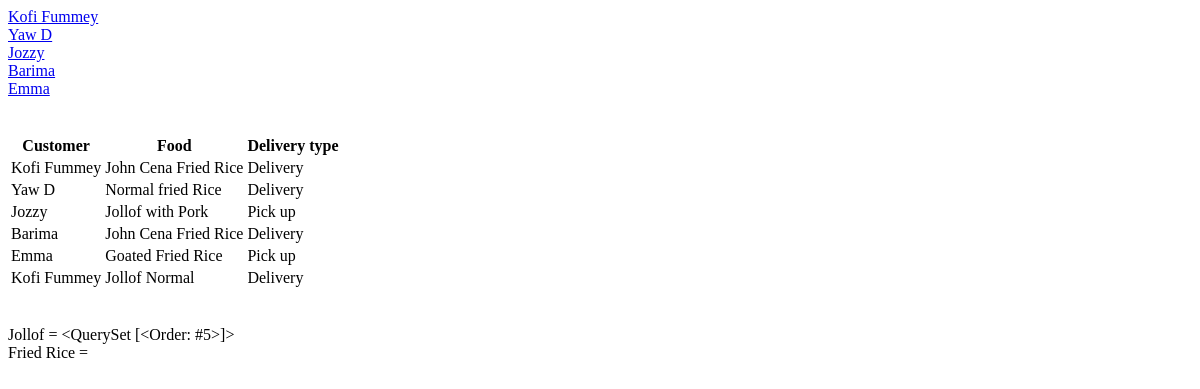
Page /postget/orders on the earlier database version.
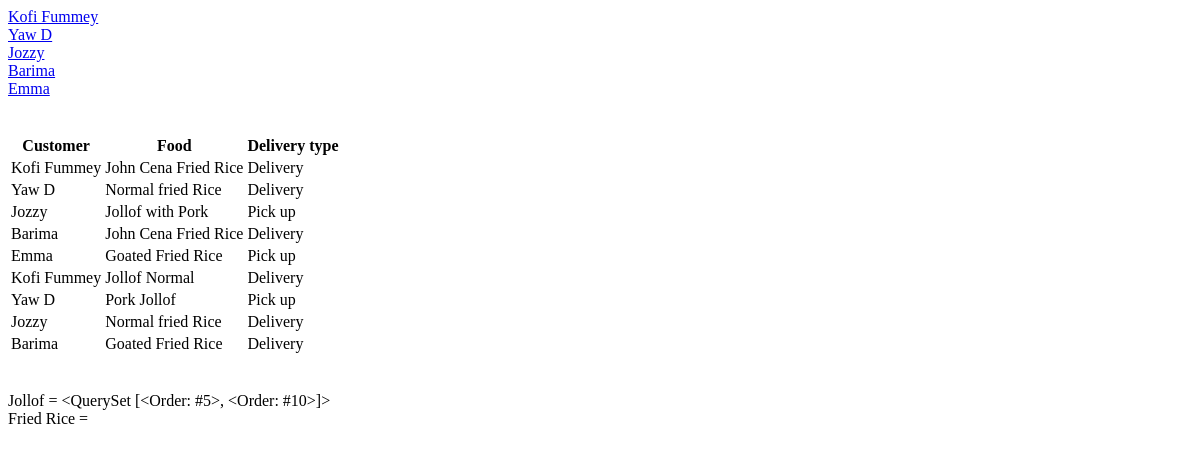
Same page on the later database version.
### postget/models.py (models this page shows)
class Customer(models.Model):
    name = models.CharField(max_length=200, null=True)
    email = models.CharField(max_length=200, null=True)
    def __str__(self):
        return self.name

class Order(models.Model):
    locs = (
        ('Bantama', 'Bantama'),
        ('Santasi', 'Santasi'),
        ('Abrepo', 'Abrepo'),
        ('North', 'North'),
        ('South', 'South'),
        )
    category = (
        ('Pick up', 'Pick up'),
        ('Delivery', 'Delivery')
        )
    customer_name = models.ForeignKey(Customer, null=True, on_delete=models.SET_NULL)
    food = models.ForeignKey(Food, null=True, on_delete=models.SET_NULL)
    location = models.CharField(max_length=150, null=True, choices=locs)
    invoice = models.CharField(max_length=150, null=True)
    delivery = models.CharField(max_length=150, null=True, choices=category)
    def __str__(self):
        return self.invoice

class Food(models.Model):
    name = models.CharField(max_length=200, null=True)
    price = models.FloatField(null=True)
    description = models.CharField(max_length=250, null=True, blank=True)
    date_created = models.DateField(auto_now_add=True, null=True)
    tag = models.ManyToManyField(Tag)
    def __str__(self):
        return self.name

### postget/views.py (the view)
# urls.py: path('orders', views.orders, name='orders'),
def orders(request):
    customers = Customer.objects.all()
    orders = Order.objects.all()
    jollof = Order.objects.filter(food=3)
    context = {'customers':customers, 'orders':orders, 'jollof':jollof}
    return render(request, 'orders.html', context)

### postget/templates/orders.html (shortened to what this page needs)
{% for customer in customers %}
    <a href="{% url 'customers' customer.name%}">
        {{customer.name}}<br>
    </a>
{% endfor %}
<table>
    <tr>
        <th>Customer</th>
        <th>Food</th>
        <th>Delivery type</th>
    </tr>
    {% for order in orders %}
    <tr>
        <td>{{order.customer_name}}</td>
        <td>{{order.food}}</td>
        <td>{{order.delivery}}</td>
    </tr>
    {% endfor %}
</table>
Jollof = {{jollof}}
Fried Rice =

Differences in the rows shown:
computed for Order "Emma": invoice.invoice "<QuerySet [<Order: #5>]>" → "<QuerySet [<Order: #5>, <Order: #10>]>"
added Order: customer_name "Yaw D", food "Pork Jollof", delivery "Pick up"
added Order: customer_name "Jozzy", food "Normal fried Rice", delivery "Delivery"
added Order: customer_name "Barima", food "Goated Fried Rice", delivery "Delivery"
